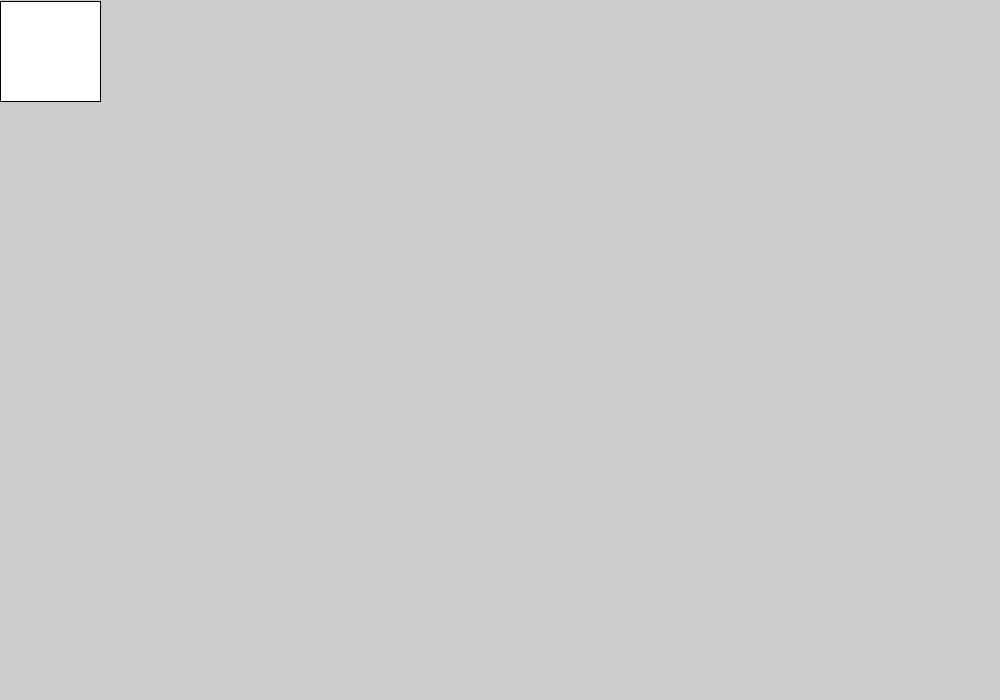
Frame 1 (no input)
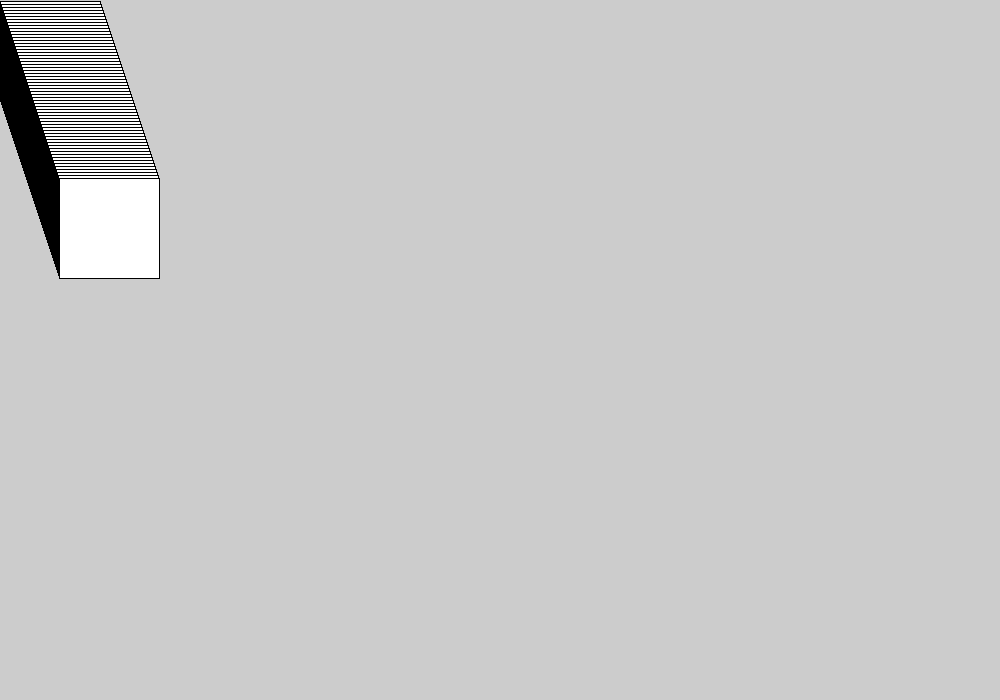
Frame 60 (the mouse pressed at the canvas centre just before this capture)
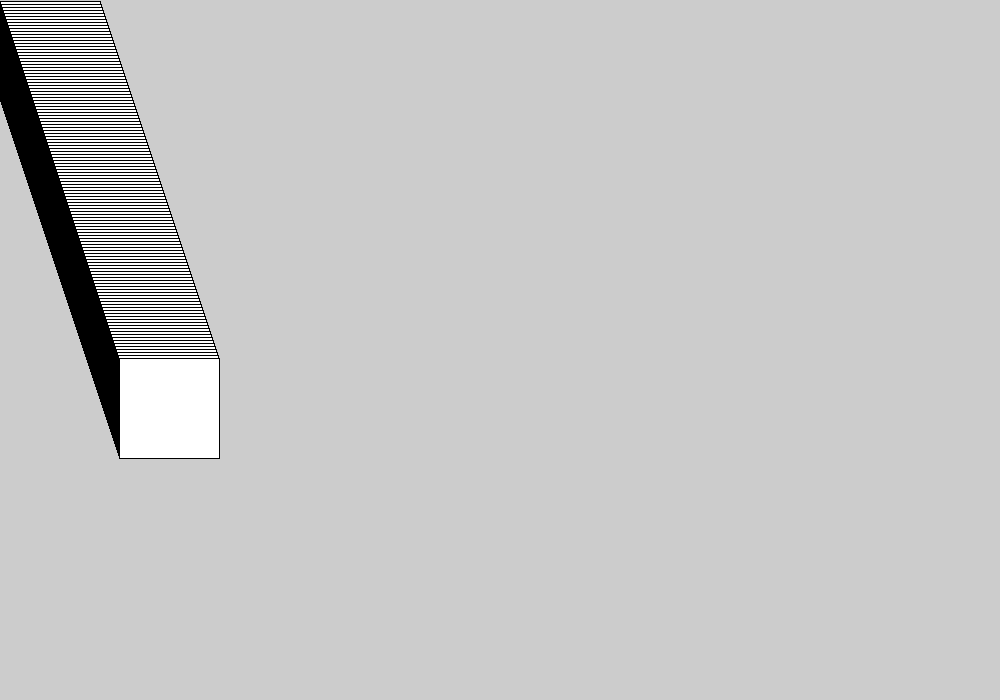
Frame 120 (the mouse held since frame 60 and released just before this capture)

The Processing sketch that drew these frames (run headless with seeded random() and noise(); from frame 60 on, the mouse is pressed at the canvas centre):

// Processing sketch: ext3
// ── ext3.pde
/* This program demonstrates a bouncing box that inverts its movement direction if it hits one of the edges of the window*/

//----- Declaring global variables. -----

PVector position; //Variable for the position of the drawn squares.
PVector velocity; //Variable for adding to the position and moving the new squares.

//----- PROGRAM -----

void setup () {

  position = new PVector(-1, -2); //Initializing position vector.
  velocity = new PVector(1, 3); //Initializing velocity vector.

  size(1000, 700); //Setting the window size.
}

void draw () {

  position.add(velocity); //Adding velocity vector to the position vector to make each new square to be in a new position.
  translate(position.x, position.y); //Translating the square position each time the program runs.
  rect (0, 0, 100, 100); //Drawing the square.

  if (position.x > width-100 || position.x < 0) //Invert direction of movement if the sqaure horizontal position is bigger then the width of window or less then 0.
    velocity.x = velocity.x*-1; //Invert speed to invert direction of movement.

  if (position.y > height-100 || position.y < 0) //Invert direction of movement if the square vertical position is bigger then the height of window or less then 0.
    velocity.y = velocity.y*-1; //Invert speed to invert direction of movement.
}
